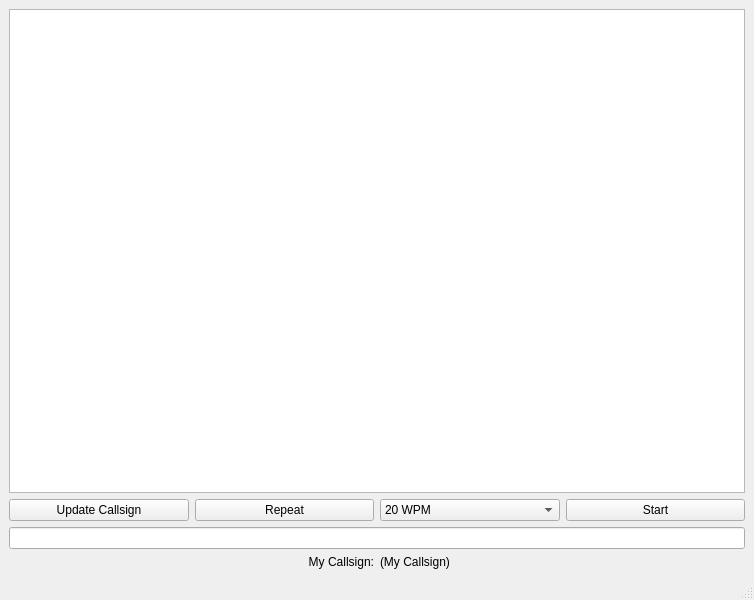
<?xml version="1.0" encoding="UTF-8"?>
<ui version="4.0">
 <class>MainWindow</class>
 <widget class="QMainWindow" name="MainWindow">
  <property name="geometry">
   <rect>
    <x>0</x>
    <y>0</y>
    <width>754</width>
    <height>600</height>
   </rect>
  </property>
  <property name="windowTitle">
   <string>Simulated QSO</string>
  </property>
  <widget class="QWidget" name="centralwidget">
   <layout class="QGridLayout" name="gridLayout_2">
    <item row="1" column="0">
     <layout class="QHBoxLayout" name="horizontalLayout">
      <item>
       <widget class="QPushButton" name="callsignButton">
        <property name="text">
         <string>Update Callsign</string>
        </property>
       </widget>
      </item>
      <item>
       <widget class="QPushButton" name="simulatedrepeatButton">
        <property name="text">
         <string>Repeat</string>
        </property>
       </widget>
      </item>
      <item>
       <widget class="QComboBox" name="simulatedwpnCombo">
        <item>
         <property name="text">
          <string>20 WPM</string>
         </property>
        </item>
       </widget>
      </item>
      <item>
       <widget class="QPushButton" name="simulatedstartButton">
        <property name="text">
         <string>Start</string>
        </property>
       </widget>
      </item>
     </layout>
    </item>
    <item row="3" column="0">
     <layout class="QHBoxLayout" name="horizontalLayout_3">
      <item>
       <widget class="QLabel" name="label_2">
        <property name="text">
         <string>My Callsign:</string>
        </property>
        <property name="alignment">
         <set>Qt::AlignRight|Qt::AlignTrailing|Qt::AlignVCenter</set>
        </property>
       </widget>
      </item>
      <item>
       <widget class="QLabel" name="callsignLabel">
        <property name="text">
         <string>(My Callsign)</string>
        </property>
       </widget>
      </item>
     </layout>
    </item>
    <item row="0" column="0">
     <layout class="QGridLayout" name="gridLayout">
      <item row="0" column="0">
       <widget class="QTextBrowser" name="simulatedBrowser"/>
      </item>
     </layout>
    </item>
    <item row="2" column="0">
     <layout class="QHBoxLayout" name="horizontalLayout_2">
      <item>
       <widget class="QLineEdit" name="simulatedEdit"/>
      </item>
     </layout>
    </item>
   </layout>
  </widget>
  <widget class="QMenuBar" name="menubar">
   <property name="geometry">
    <rect>
     <x>0</x>
     <y>0</y>
     <width>754</width>
     <height>22</height>
    </rect>
   </property>
  </widget>
  <widget class="QStatusBar" name="statusbar"/>
 </widget>
 <resources/>
 <connections/>
</ui>
